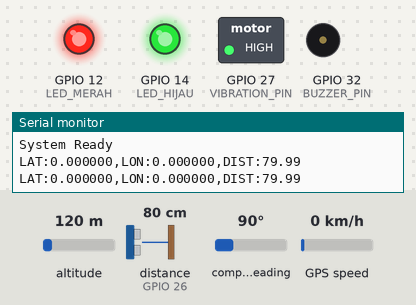
A sketch run on a simulated ESP32. On the bench: switched loads named in the sketch (green lamp = pin HIGH), output pins drawn as LEDs (lit = HIGH), buzzer (waves = sounding, pin HIGH), the last lines printed to the serial monitor. Wiring (inferred from the names in the program): ultrasonic range finder: trigger GPIO 25; echo GPIO 26. The inputs (shaded band) are chosen by the test bench; at power-on: distance to the obstacle (sensor on GPIO 26) 80 cm, altitude 120 m, compass heading 90°, GPS speed 0 km/h. The echo pulse lasts 58.3 µs per cm; the GPS gets a fix after 3 s at 37.7749, -122.4194 with 8 satellites; nothing arrives over Bluetooth unless stated; pins used as bus, display or sensor lines are not drawn.

Above: at 1.2 s.
1.3 s: distance to the obstacle (sensor on GPIO 26) set to 6 cm
At 1.65 s:
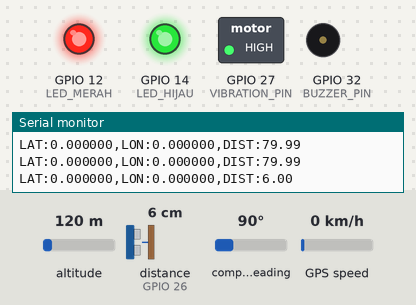
4.8 s: distance to the obstacle (sensor on GPIO 26) set to 3 cm
At 6.0 s:
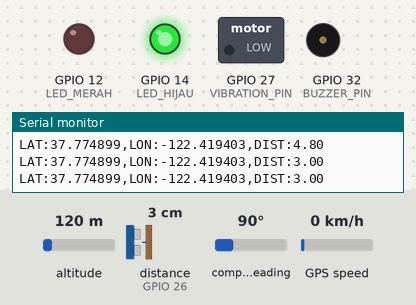
6.3 s: distance to the obstacle (sensor on GPIO 26) set to 9 cm
At 6.63 s:
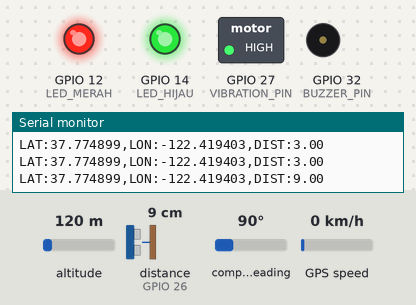
9.8 s: distance to the obstacle (sensor on GPIO 26) set to 2 cm
At 10.4 s:
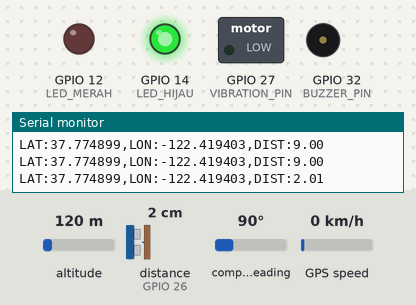
Timing chart, 0 to 12.4 s (numbered marks = the images above; inputs shaded):
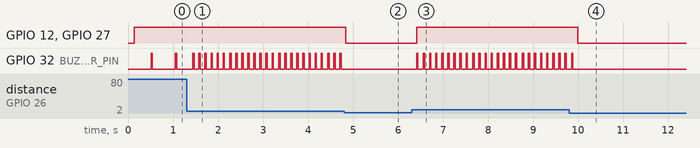

The sketch:

main4.ino
```cpp
#include <TinyGPSPlus.h>
#include "BluetoothSerial.h"

// ================= PIN =================

#define TRIG_PIN 25
#define ECHO_PIN 26

#define BUZZER_PIN 32
#define VIBRATION_PIN 27

#define LED_HIJAU 14
#define LED_MERAH 12

#define GPS_RX 16
#define GPS_TX 17

// ================= KONSTANTA =================

#define MAX_DISTANCE 100
#define MIN_DISTANCE 5
#define SAMPLE_COUNT 5
#define TIMEOUT 30000

// ================= OBJECT =================

TinyGPSPlus gps;
HardwareSerial gpsSerial(1);
BluetoothSerial SerialBT;

// ================= GLOBAL =================

float distance = 0;
float latitude = 0;
float longitude = 0;

unsigned long lastBeep = 0;
unsigned long lastTelemetry = 0;

// ================= SETUP =================

void setup() {

  Serial.begin(115200);

  gpsSerial.begin(9600, SERIAL_8N1, GPS_RX, GPS_TX);

  SerialBT.begin("ESP32_NAVIGATION");

  pinMode(TRIG_PIN, OUTPUT);
  pinMode(ECHO_PIN, INPUT);

  pinMode(BUZZER_PIN, OUTPUT);
  pinMode(VIBRATION_PIN, OUTPUT);

  pinMode(LED_HIJAU, OUTPUT);
  pinMode(LED_MERAH, OUTPUT);

  digitalWrite(LED_HIJAU, HIGH);

  Serial.println("System Ready");
}

// ================= LOOP =================

void loop() {

  readGPS();

  distance = getFilteredDistance();

  obstacleSystem();

  if (millis() - lastTelemetry > 500) {
    sendTelemetry();
    lastTelemetry = millis();
  }
}

// ================= ULTRASONIC =================

float readUltrasonic() {

  digitalWrite(TRIG_PIN, LOW);
  delayMicroseconds(3);

  digitalWrite(TRIG_PIN, HIGH);
  delayMicroseconds(10);
  digitalWrite(TRIG_PIN, LOW);

  long duration = pulseIn(ECHO_PIN, HIGH, TIMEOUT);

  if (duration == 0) return -1;

  float dist = duration * 0.0343 / 2;

  return dist;
}

// ================= FILTER =================

float getFilteredDistance() {

  float sum = 0;
  int valid = 0;

  for (int i = 0; i < SAMPLE_COUNT; i++) {

    float d = readUltrasonic();

    if (d > 0) {
      sum += d;
      valid++;
    }

    delay(20);
  }

  if (valid == 0) return -1;

  return sum / valid;
}

// ================= OBSTACLE SYSTEM =================

void obstacleSystem() {

  if (distance >= MIN_DISTANCE && distance <= MAX_DISTANCE) {

    digitalWrite(LED_MERAH, HIGH);
    digitalWrite(VIBRATION_PIN, HIGH);

    int interval = map(distance, MIN_DISTANCE, MAX_DISTANCE, 80, 600);
    interval = constrain(interval, 80, 600);

    if (millis() - lastBeep > interval) {

      digitalWrite(BUZZER_PIN, HIGH);
      delay(30);
      digitalWrite(BUZZER_PIN, LOW);

      lastBeep = millis();
    }
  }

  else {

    digitalWrite(LED_MERAH, LOW);
    digitalWrite(VIBRATION_PIN, LOW);
    digitalWrite(BUZZER_PIN, LOW);
  }
}

// ================= GPS =================

void readGPS() {

  while (gpsSerial.available()) {
    gps.encode(gpsSerial.read());
  }

  if (gps.location.isUpdated()) {

    latitude = gps.location.lat();
    longitude = gps.location.lng();
  }
}

// ================= TELEMETRY =================

void sendTelemetry() {

  String data = "LAT:" + String(latitude,6) +
                ",LON:" + String(longitude,6) +
                ",DIST:" + String(distance);

  Serial.println(data);
  SerialBT.println(data);
}
```

Measured:
- the behaviour switches between 5 and 4 cm on distance to the obstacle (sensor on GPIO 26) (found by bisection; images 1 and 2)
- after the input at 1.3 s, GPIO 32 (BUZZER_PIN): alternates HIGH for 0.03 s and LOW for 0.10 s, starting after 0.14 s
- after the input at 4.8 s, GPIO 12 (LED_MERAH), GPIO 27 (VIBRATION_PIN): HIGH → LOW at once; GPIO 32 (BUZZER_PIN): stops changing and stays LOW
- after the input at 6.3 s, GPIO 12 (LED_MERAH), GPIO 27 (VIBRATION_PIN): LOW → HIGH after 0.11 s; GPIO 32 (BUZZER_PIN): alternates HIGH for 0.03 s and LOW for 0.11 s, starting after 0.11 s
- after the input at 9.8 s, GPIO 12 (LED_MERAH), GPIO 27 (VIBRATION_PIN): HIGH → LOW after 0.19 s; GPIO 32 (BUZZER_PIN): goes on until 9.9 s, then stays LOW
- by itself, GPIO 32 (BUZZER_PIN): alternates HIGH for 0.03 s and LOW for 0.50 s
